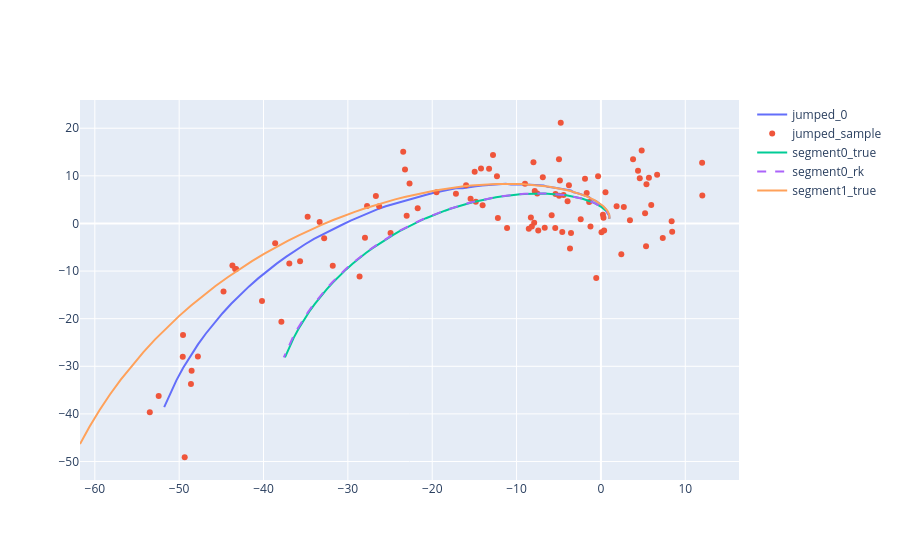

Source (notebook cell):
### Code cell
def simple_classification():
    np.random.seed(SEED)
    # compute exact solutions
    true_sol = list(
        systems |
        select(lambda d: exact_solver(t, d, x0))
    )
    # solve sytems with RK23
    RK23_sol = list(
        systems |
        select(lambda s: RK_solver(t, s, x0))
    )
    solutions = {
        "true": true_sol,
        "RK23": RK23_sol
    }

    accuracy_df = pd.DataFrame(
        {
            "accuracy": np.zeros([len(solutions)]),
            "method": ["true_simple", "RK23_simple"]
        }
    )
    for i in range(NUM_SAMPLES):
        sample_traj = jumped_solution_0 + sigma * np.random.randn(num_traj_points, 2)
        
        if i == 0:
            fig = go.Figure()
            fig.add_trace(
                go.Scatter(
                    x=jumped_solution_0[:, 0],
                    y=jumped_solution_0[:, 1],
                    mode='lines',
                    name="jumped_0"
                )
            )
            fig.add_trace(
                go.Scatter(
                    x=sample_traj[:, 0],
                    y=sample_traj[:, 1],
                    mode='markers',
                    name="jumped_sample"
                )
            )
            fig.add_trace(
                go.Scatter(
                    x=true_sol[0][:, 0],
                    y=true_sol[0][:, 1],
                    mode='lines',
                    name="segment0_true"
                )
            )
            fig.add_trace(
                go.Scatter(
                    x=RK23_sol[0][:, 0],
                    y=RK23_sol[0][:, 1],
                    mode='lines',
                    name="segment0_rk",
                    line=dict(dash="dash")
                )
            )
            fig.add_trace(
                go.Scatter(
                    x=true_sol[1][:, 0],
                    y=true_sol[1][:, 1],
                    mode='lines',
                    name="segment1_true"
                )
            )
            fig.show()

        for sol_name, sol in solutions.items():
            sol_losses = list(
                range(2) |
                select(lambda sys_id: cls_loss(sample_traj, sol[sys_id]))
            )
            if sol_losses[0] < sol_losses[1]:
                accuracy_df.loc[
                    accuracy_df["method"] == sol_name, 
                    "accuracy"
                ] += 1.
    accuracy_df.loc[:, "accuracy"] /= NUM_SAMPLES

    return accuracy_df

accuracy_df = simple_classification()
accuracy_df
